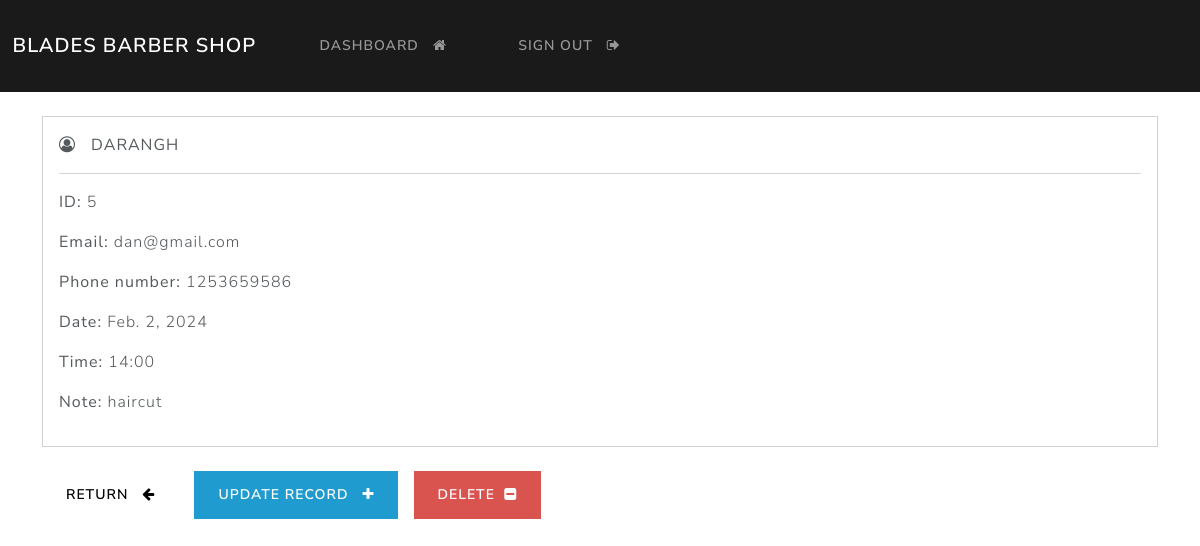
The app's page /record/5 (signed in) with its own data.
### app/models.py (models this page shows, shortened)
class Record(models.Model):
    fname = models.CharField(max_length=100)
    email = models.CharField(max_length=255)
    phone = models.CharField(max_length=20)
    date = models.DateField(blank=True,null=True)
    time = models.CharField(max_length=10,blank=True,null=True)
    note = models.CharField(max_length=100,blank=True,null=True)

### app/views.py (the view)
# urls.py: path('record/<int:pk>', views.singular_record, name="record"),
@login_required(login_url='login')
def singular_record(request, pk):
    all_records = Record.objects.get(id=pk)
    context = {'record':all_records}
    return render(request, 'account/view-record.html', context=context)

### templates/account/view-record.html (shortened to what this page needs)
{% extends 'account/base.html' %}
{% block content %}
    <div class="card">
        <div class="card-body">
            <i class="fa fa-user-circle-o" aria-hidden="true"></i> &nbsp;
            <strong>
                {{record.fname|upper}}
            </strong>
            <hr>
            <p> <strong> ID: </strong> {{record.id}} </p>
            <p> <strong> Email: </strong> {{record.email}} </p>
            <p> <strong> Phone number: </strong> {{record.phone}} </p>
            <p> <strong> Date: </strong> {{record.date}} </p>
            <p> <strong> Time: </strong> {{record.time}} </p>
            <p> <strong> Note: </strong> {{record.note}} </p>
        </div>
    </div>
    <br>
    <a href="{% url 'dashboard' %}" class="btn btn-secondary"> Return &nbsp; <i class="fa fa-arrow-left" aria-hidden="true"></i> </a>
    <a href="{% url 'update-record' record.id %}" class="btn btn-info"> Update record &nbsp; <i class="fa fa-plus" aria-hidden="true"></i> </a>
    <a href="{% url 'delete-record' record.id %}" class="btn btn-danger"> Delete &nbsp;<i class="fa fa-minus-square" aria-hidden="true"></i> </a>
{% endblock %}

### records on screen
Record: fname "DARANGH", id "5", email "dan@gmail.com", phone "1253659586", date "Feb. 2, 2024", time "14:00", note "haircut"
